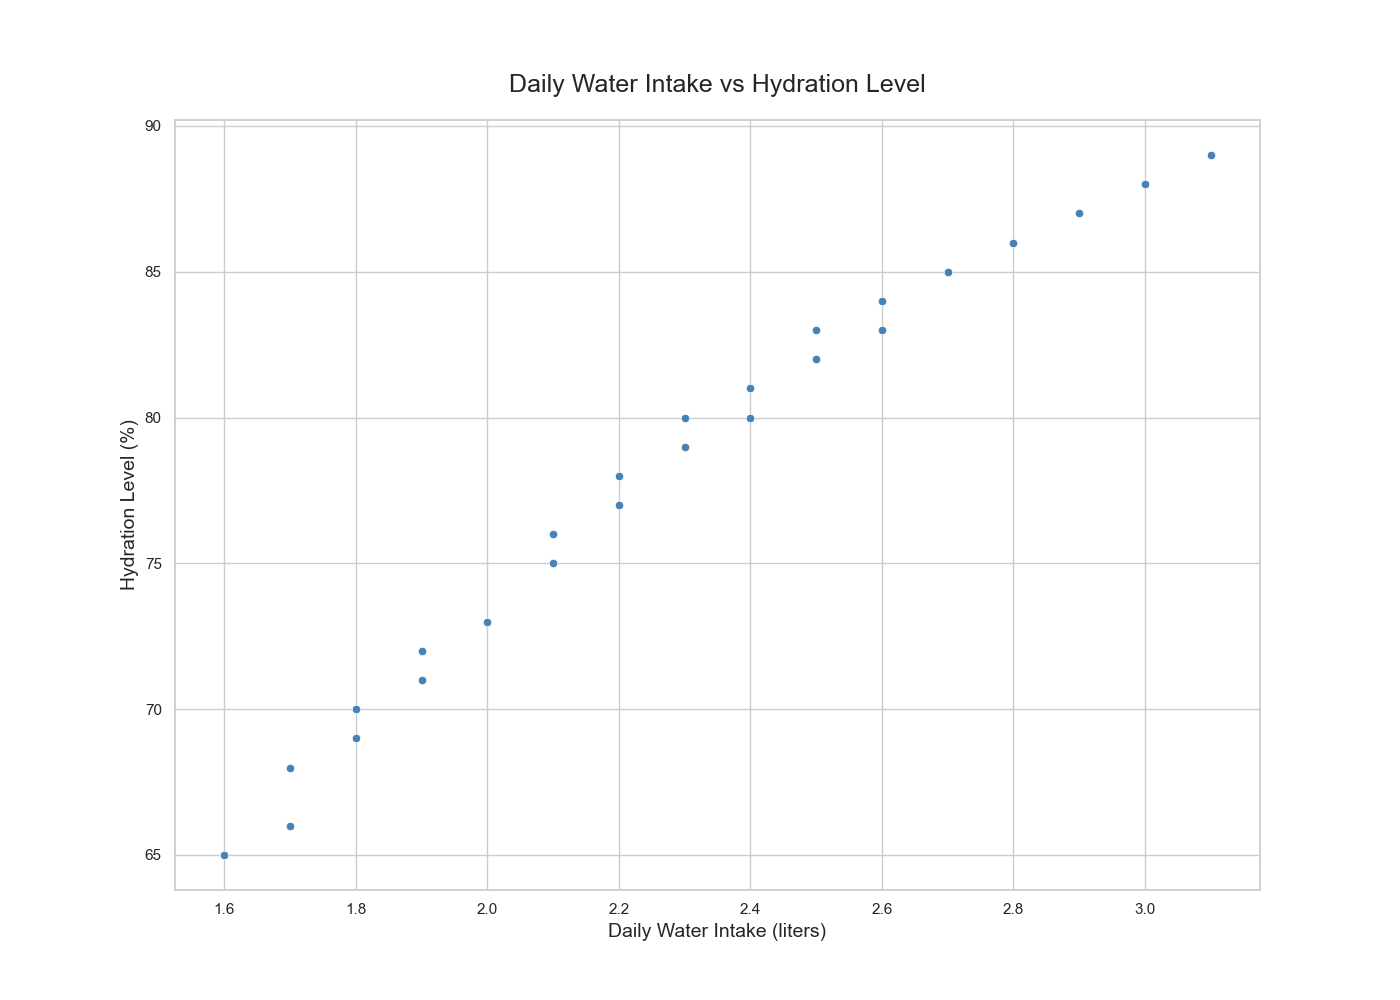

The Python source for this figure:

import seaborn as sns
import pandas as pd
import matplotlib.pyplot as plt

data = {
    'Day': [1, 2, 3, 4, 5, 6, 7, 8, 9, 10, 11, 12, 13, 14, 15, 16, 17, 18, 19, 20, 21, 22, 23, 24, 25, 26, 27, 28, 29, 30],
    'DailyWaterIntake': [2.1, 2.4, 1.8, 2.7, 2.2, 3.0, 1.9, 2.5, 1.7, 2.8, 2.6, 1.6, 2.9, 2.3, 2.0, 2.4, 1.8, 3.1, 2.2, 2.5, 1.9, 2.7, 2.1, 2.8, 2.3, 2.6, 1.7, 3.0, 2.5, 1.8],
    'HydrationLevel': [75, 80, 70, 85, 78, 88, 72, 82, 68, 86, 84, 65, 87, 79, 73, 81, 69, 89, 77, 83, 71, 85, 76, 86, 80, 83, 66, 88, 82, 70]
}

df = pd.DataFrame(data)

plt.figure(figsize=(14, 10))
scatterplot = sns.scatterplot(x='DailyWaterIntake', y='HydrationLevel', data=df, color='#4682B4')

scatterplot.set_title('Daily Water Intake vs Hydration Level', fontsize=18, pad=20)
scatterplot.set_xlabel('Daily Water Intake (liters)', fontsize=14)
scatterplot.set_ylabel('Hydration Level (%)', fontsize=14)

plt.show()
